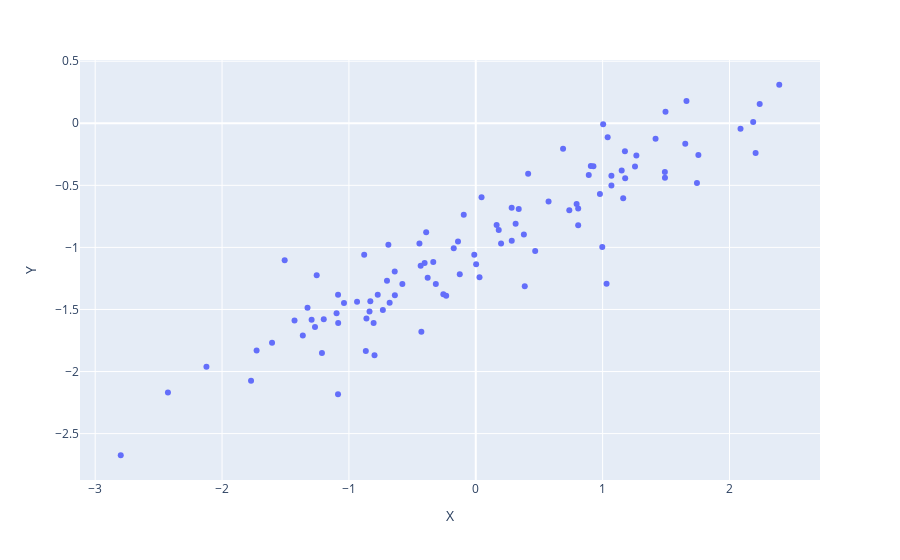

The code cell stored with this chart in its notebook:
### Code cell
# Plotly Express
px.scatter(df, x='X', y='Y')
